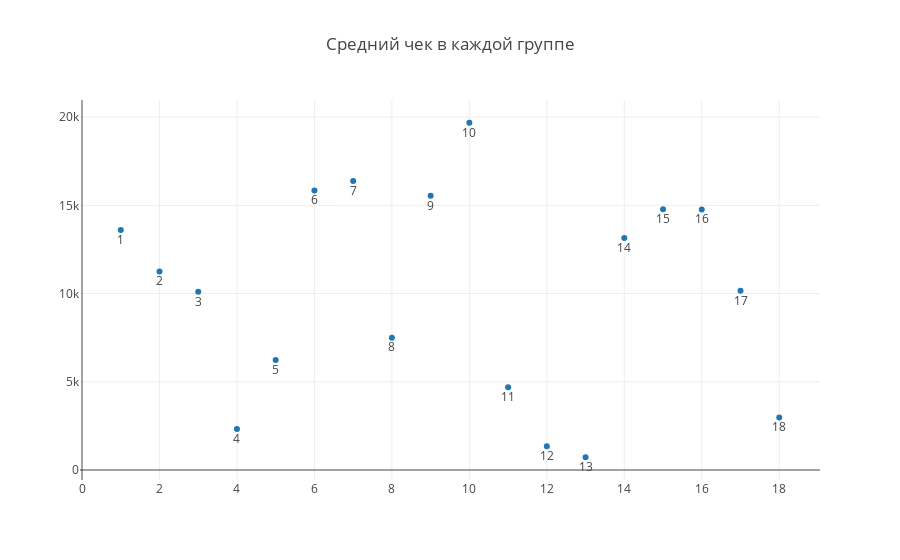

Notebook code cell kept with this figure:
### Code cell
trace0 = go.Scatter(
    x=df_sp.index,
    y=df_sp.Purchase,
    mode = 'markers+text',
    text = df_sp.index,
    textposition='bottom center'
)

data = [trace0]
layout = {'title': 'Средний чек в каждой группе'}

fig = go.Figure(data=data, layout=layout)

iplot(fig, show_link=False)

### Figure 1 — Plotly figure (JSON) as saved in the notebook; plotly's stock layout.template omitted (floating-point values rounded to 4 significant figures)
{"data": [{"mode": "markers+text", "text": [1, 2, 3, 4, 5, 6, 7, 8, 9, 10, 11, 12, 13, 14, 15, 16, 17, 18], "textposition": "bottom center", "type": "scatter", "uid": "a6aaf383-ca95-4eb0-83fb-cf9d45c500f0", "x": [1, 2, 3, 4, 5, 6, 7, 8, 9, 10, 11, 12, 13, 14, 15, 16, 17, 18], "y": [13610.0, 11260.0, 10100.0, 2329.0, 6238.0, 15840.0, 16370.0, 7497.0, 15540.0, 19680.0, 4683.0, 1351.0, 722.6, 13150.0, 14780.0, 14760.0, 10160.0, 2975.0]}], "layout": {"title": {"text": "Средний чек в каждой группе"}}}
